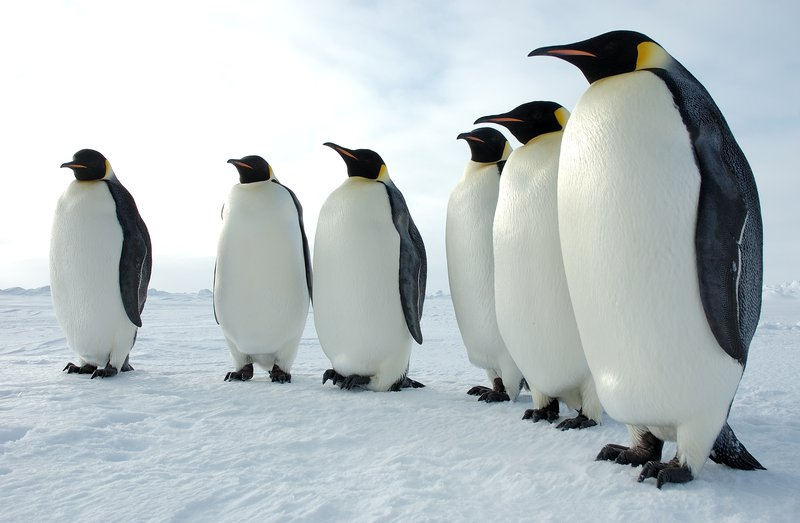
#> input picture python/penguins.jpg, 800 x 523 px, found by its file name
$ python lab10.py   (older library calls are emulated)
#> lines starting #> are read from the running program, lines starting #| are printed output that depends on the picture
import numpy as np
import cv2

def low_pass_filter(img):
    # definim kernelul de 3x3 cu coeficienti 1/9
    kernel = np.ones((3,3),np.float32)/9

    # aplicam filtrul de convolutie
    result = cv2.filter2D(img,-1,kernel)
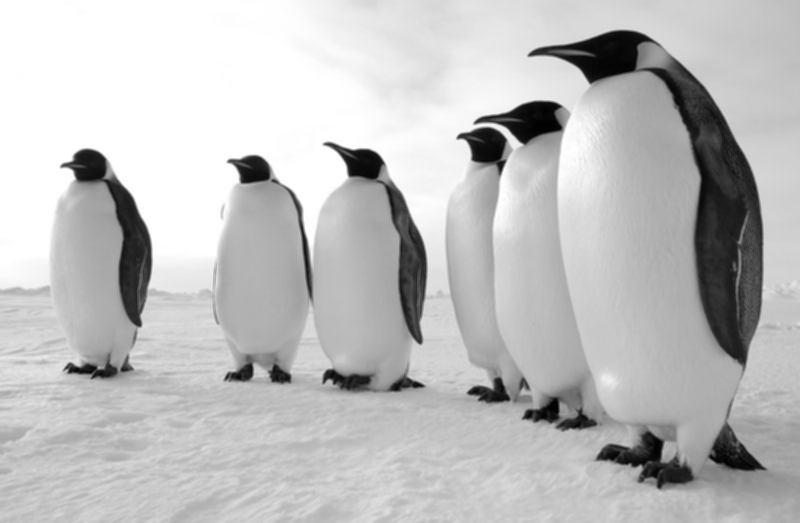
#> result: shape (523, 800); min 1, max 255, mean 190.8

    # scalam rezultatul prin impartirea cu suma coeficientilor
    result = result/np.sum(kernel)

    # returnam imaginea filtrata
    return result.astype(np.uint8)


def high_pass_filter(img):
    # Definim kernel-ul de convolutie
    kernel = np.array([[0, 1, 0],
                       [1, -4, 1],
                       [0, 1, 0]])
    # Aplicam filtrul
    filtered_img = cv2.filter2D(img, -1, kernel)
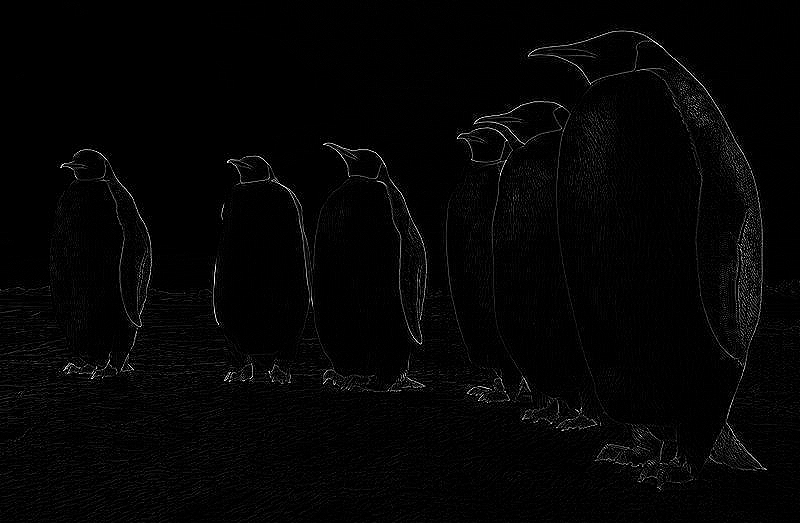
#> filtered_img: shape (523, 800); min 0, max 255, mean 4.6
    # Scaleaza valorile din imagine in intervalul [0, 255]
    filtered_img = cv2.normalize(filtered_img, None, 0, 255, cv2.NORM_MINMAX, cv2.CV_8UC1)
    return filtered_img


img_bw = cv2.imread('D:\wamp64\www\Prelucrarea Imaginilor\python\penguins.jpg', 0)

img1 = low_pass_filter(img_bw)
img2 = high_pass_filter(img_bw)

cv2.imshow('Low pass', img1)
cv2.imshow('High pass', img2)
cv2.waitKey(0)
cv2.destroyAllWindows()

$ run again, with python/imagine.jpeg copied over python/penguins.jpg
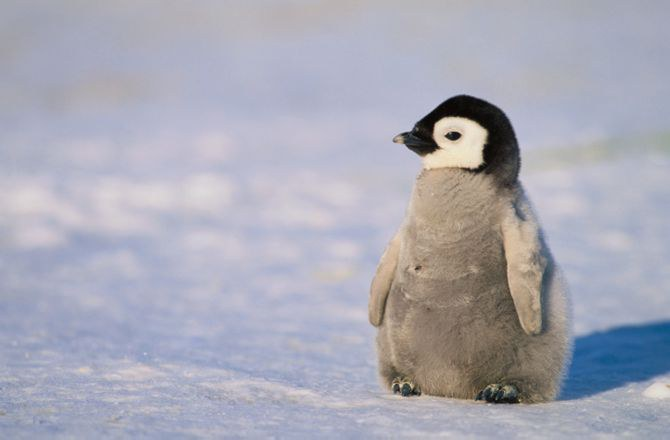
#> input picture python/imagine.jpeg, 670 x 440 px, found by its file name
#> `img_bw = cv2.imread('D:\wamp64\www\Prelucrarea Imaginilor\python\pengu..`:
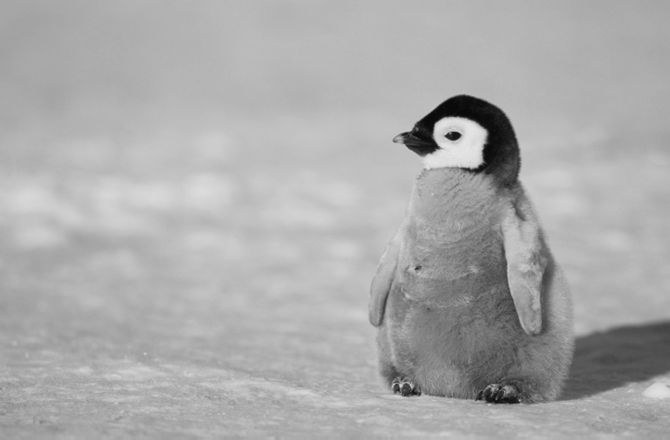
#> img_bw: shape (440, 670); min 0, max 232, mean 170.6
#> in high_pass_filter, `filtered_img = cv2.filter2D(img, -1, kernel)`:
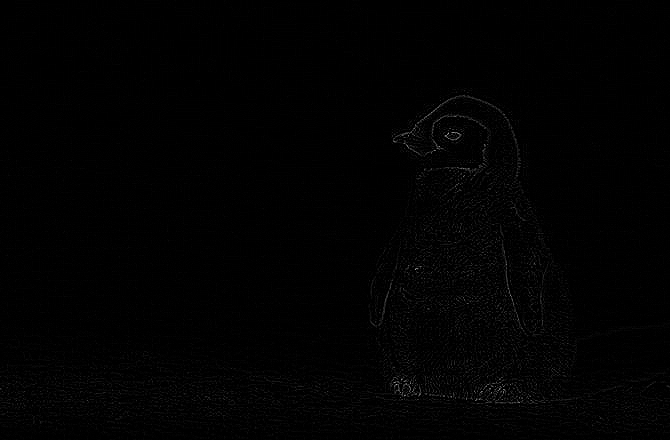
#> filtered_img: shape (440, 670); min 0, max 175, mean 1.8
